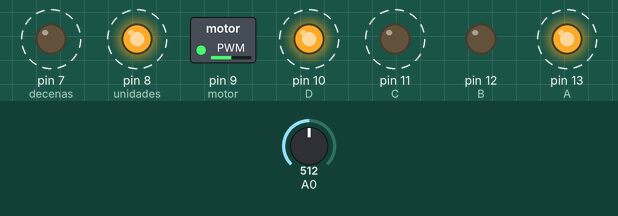
The sketch below on a simulated Arduino Uno, built with avr-gcc and run on an emulated ATmega328P. Shown: switched loads named in the sketch (green lamp = pin HIGH), output pins drawn as LEDs (lit = HIGH). Dashed ring = blinking. Inputs (shaded band) come from the test bench; at power-on: A0 = 512.

Above: at 1.25 s.
1.3 s: A0 set to 716
At 1.56 s:
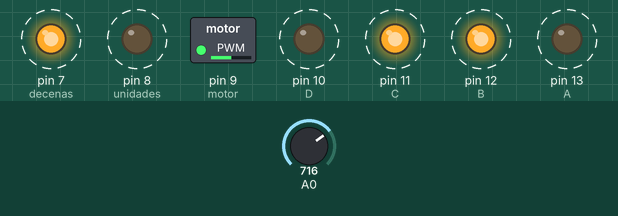
4.3 s: A0 set to 900
At 4.67 s:
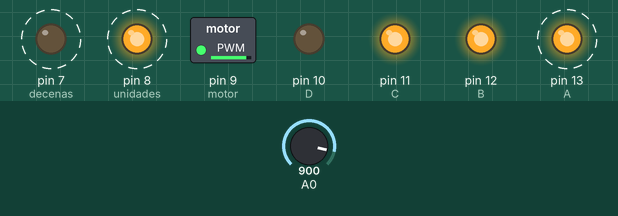
7.3 s: A0 set to 1023
At 7.49 s:
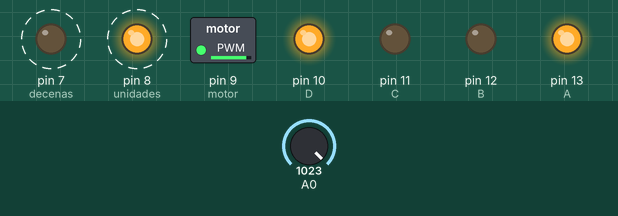
10.3 s: A0 set to 511
At 10.61 s:
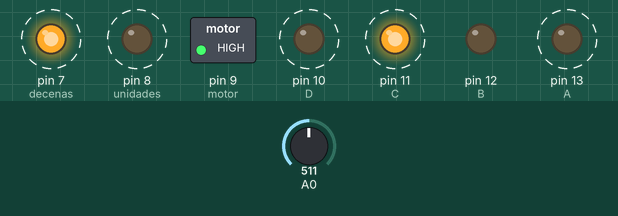
13.3 s: A0 set to 306
At 13.63 s:
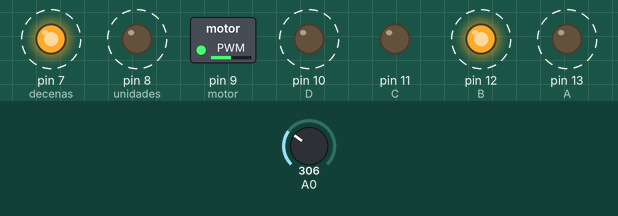
Timing chart, 0 to 17.3 s (numbered marks = the images above; inputs shaded):
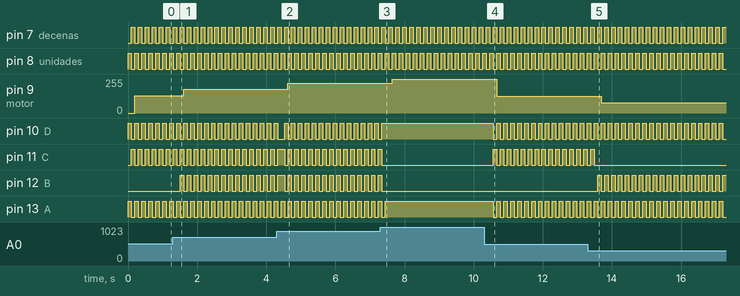

The sketch:

Velocidad_Motor.ino
```cpp
/*UNIVERSIDAD TECNICA DEL NORTE
  *FICA CIERCOM
  *Nombre:Basantes Hugo
  *Fecha:17-11-2016
  *Contador desde el 0 hasta el 999
*/
///////////////////////////// Inicialización de las variables

int A=13;
int B=12;
int C=11;
int D=10;
int decenas=7;
int unidades=8;
int valor_decena;
int valor_unidad;
int contador=0;
int motor=9;
double valor_cad=0;
///////////////
void setup() {
  // put your setup code here, to run once:

  pinMode(A,OUTPUT);
  pinMode(B,OUTPUT);
  pinMode(C,OUTPUT);
  pinMode(D,OUTPUT);
  pinMode(unidades,OUTPUT);
  pinMode(decenas,OUTPUT);
  pinMode(motor,OUTPUT);

}

void loop() {
  // put your main code here, to run repeatedly:
      valor_cad=analogRead(0);

      valor_decena=(valor_cad/10.3)/10;
      valor_unidad=((valor_cad/10.3)-(valor_decena*10));
      digitalWrite(unidades,HIGH);
      digitalWrite(decenas,LOW);
      //imprimir dato
      contador_display(valor_unidad);
      delay(100);

      digitalWrite(unidades,LOW);
      digitalWrite(decenas,HIGH);
      //imprimir dato
      contador_display(valor_decena);
      delay(100);
      analogWrite(motor,valor_cad/4);  //% de ciclo util de la sañal
      delay(1);

}


void contador_display(int numero){
    switch(numero){

   case 0:
  //0
   digitalWrite(A,LOW);
  digitalWrite(B,LOW);
  digitalWrite(C,LOW);
  digitalWrite(D,LOW);
    break;
    case 1:
  //1
   digitalWrite(A,HIGH);
  digitalWrite(B,LOW);
  digitalWrite(C,LOW);
  digitalWrite(D,LOW);
    break;
    case 2:
  //2
   digitalWrite(A,LOW);
  digitalWrite(B,HIGH);
  digitalWrite(C,LOW);
  digitalWrite(D,LOW);
    break;
    case 3:
  //3
  digitalWrite(A,HIGH);
  digitalWrite(B,HIGH);
  digitalWrite(C,LOW);
  digitalWrite(D,LOW);
    break;
    case 4:

  //4
   digitalWrite(A,LOW);
  digitalWrite(B,LOW);
  digitalWrite(C,HIGH);
  digitalWrite(D,LOW);
    break;
    case 5:
  //5
  digitalWrite(A,HIGH);
  digitalWrite(B,LOW);
  digitalWrite(C,HIGH);
  digitalWrite(D,LOW);
    break;
    case 6:
  //6
  digitalWrite(A,LOW);
  digitalWrite(B,HIGH);
  digitalWrite(C,HIGH);
  digitalWrite(D,LOW);
    break;
    case 7:
  //7
  digitalWrite(A,HIGH);
  digitalWrite(B,HIGH);
  digitalWrite(C,HIGH);
  digitalWrite(D,LOW);
    break;
    case 8:
  //8
  digitalWrite(A,LOW);
  digitalWrite(B,LOW);
  digitalWrite(C,LOW);
  digitalWrite(D,HIGH);
    break;
    case 9:
  //9
  digitalWrite(A,HIGH);
  digitalWrite(B,LOW);
  digitalWrite(C,LOW);
  digitalWrite(D,HIGH);

    }
}
```

Measured:
- after the input at 1.3 s, pin 9 (motor): 128/255 → 179/255 after 0.31 s; pin 12 (B): alternates HIGH for 0.10 s and LOW for 0.10 s, starting after 0.21 s
- after the input at 4.3 s, pin 9 (motor): 179/255 → 225/255 after 0.33 s
- after the input at 7.3 s, pin 9 (motor): 225/255 → 255/255 after 0.35 s; pin 10 (D): goes on until 7.3 s, then stays HIGH; pin 11 (C), pin 12 (B): goes on until 7.3 s, then stays LOW; pin 13 (A): goes on until 7.4 s, then stays HIGH
- after the input at 10.3 s, pin 9 (motor): 255/255 → 127/255 after 0.37 s; pin 10 (D), pin 11 (C), pin 13 (A): alternates HIGH for 0.10 s and LOW for 0.10 s, starting after 0.27 s
- after the input at 13.3 s, pin 9 (motor): 127/255 → 76/255 after 0.39 s; pin 11 (C): goes on until 13.5 s, then stays LOW; pin 12 (B): alternates HIGH for 0.10 s and LOW for 0.10 s, starting after 0.29 s
- by itself, pin 7 (decenas), pin 8 (unidades), pin 13 (A): alternates HIGH for 0.10 s and LOW for 0.10 s
- by itself, pin 10 (D): repeats every 0.20 s: HIGH 0.10 s, LOW 0.10 s
- by itself, pin 11 (C): repeats every 0.20 s: LOW 0.10 s, HIGH 0.10 s
